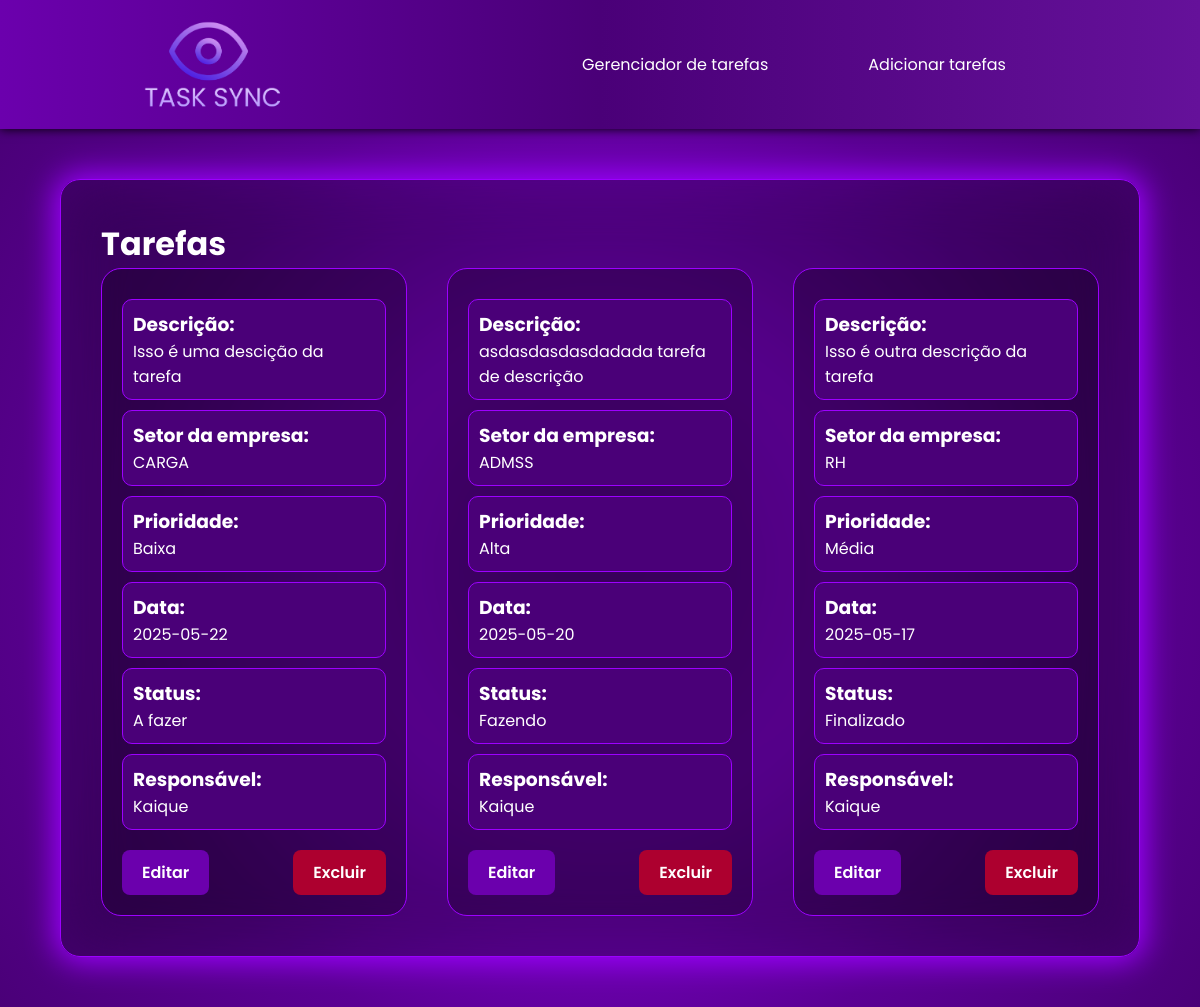
The page /php/inicio.php on the database its author committed.
### tables this page shows
CREATE TABLE `tarefas` (
  `id_tarefa` int(11) NOT NULL,
  `descricao_tarefa` varchar(250) NOT NULL,
  `prioridade_tarefa` enum('Baixa','Média','Alta') NOT NULL,
  `setor_empresa_tarefa` varchar(255) NOT NULL,
  `data_cadastro_tarefa` date NOT NULL,
  `status_tarefa` enum('A fazer','Fazendo','Finalizado') NOT NULL,
  `fk_usuario_id` int(11) NOT NULL
);

CREATE TABLE `usuarios` (
  `id_usuario` int(11) NOT NULL,
  `nome_usuario` varchar(255) NOT NULL,
  `email_usuario` varchar(255) NOT NULL,
  `senha_usuario` varchar(255) NOT NULL
);

### php/inicio.php (the view, shortened to what this page needs)
<?php
include 'config.php';
$stmt = $conexao->prepare("
    SELECT t.*, u.nome_usuario
    FROM tarefas t
    LEFT JOIN usuarios u ON t.fk_usuario_id = u.id_usuario
");
$stmt->execute();
$result = $stmt->get_result();
?>
<!DOCTYPE html>
<html lang="pt-br">
<head>
    <link rel="stylesheet" href="../style/inicio.css" />
</head>
<body>
    <nav>
        <img src="../img/logo.png" id="logo" alt="" />
        <ul>
            <li><a href="inicio.php">Gerenciador de tarefas</a></li>
            <li><a href="adicionar_tarefas.php">Adicionar tarefas</a></li>
        </ul>
    </nav>
    <main>
        <div class="container">
            <h1 id="titulo">Tarefas</h1>
            <div class="tarefas">
                <?php if ($result->num_rows > 0) {
                    while ($usuario = $result->fetch_assoc()) {
                        echo '<div class="a_fazer">';
                        echo '<div class="info">';
                        echo '<h3>Descrição:</h3><p>' . htmlspecialchars($usuario['descricao_tarefa']) . '</p>';
                        echo '</div>';
                        echo '<div class="info">';
                        echo '<h3>Setor da empresa:</h3><p>' . htmlspecialchars($usuario['setor_empresa_tarefa']) . '</p>';
                        echo '</div>';
                        echo '<div class="info">';
                        echo '<h3>Prioridade:</h3><p>' . htmlspecialchars($usuario['prioridade_tarefa']) . '</p>';
                        echo '</div>';
                        echo '<div class="info">';
                        echo '<h3>Data:</h3><p>' . htmlspecialchars($usuario['data_cadastro_tarefa']) . '</p>';
                        echo '</div>';
                        echo '<div class="info">';
                        echo '<h3>Status:</h3><p>' . htmlspecialchars($usuario['status_tarefa']) . '</p>';
                        echo '</div>';
                        echo '<div class="info">';
                        echo '<h3>Responsável:</h3><p>' . htmlspecialchars($usuario['nome_usuario'] ?? 'Usuário não encontrado') . '</p>';
                        echo '</div>';
                        echo '<div class="botoes">';
                        echo '<a href="editar_tarefa.php?id=' . intval($usuario['id_tarefa']) . '" class="btn editar">Editar</a>';
                        echo '<a href="#" data-id="' . intval($usuario['id_tarefa']) . '" class="btn excluir">Excluir</a>';
                        echo '</div>';
                        echo '</div>';
                    }
                } else {
                    echo '<p>Nenhuma tarefa cadastrada.</p>';
                } ?>
            </div>
        </div>
    </main>
</body>
</html>

### style/inicio.css (style rules this page uses)
* { margin: 0; padding: 0; box-sizing: border-box; font-family: "Poppins"; }
nav { background: linear-gradient(90deg, #6b00ad, #4a0078, #65119a); backdrop-filter: blur(20px) brightness(0.7); box-shadow: 0 0 10px black; width: 100%; display: flex; justify-content: space-around; align-items: center; padding: 20px; }
nav ul { display: flex; align-items: center; background-color: transparent; }
nav img { width: 140px; }
nav ul li { list-style-type: none; }
nav ul li a { color: white; text-decoration: none; margin-right: 50px; margin-left: 50px; position: relative; max-width: max-content; }
nav ul li a::after { content: ""; position: absolute; bottom: 0; left: 0; width: 0%; height: 10%; background-color: #9d00ff; transition: 0.2s ease-in-out; }
main { min-height: 100vh; padding: 50px 0; background: radial-gradient(circle, #6b00ad, #7f00ce, #5b0094, #4a0078); display: flex; justify-content: center; align-items: flex-start; flex-direction: column; }
main .container { width: 90%; padding: 40px; border-radius: 20px; color: white; background-color: rgba(0, 0, 0, 0.15); box-shadow: 0 0 30px 5px #9d00ff; border: 1px solid #9d00ff; backdrop-filter: blur(30px) brightness(0.8); margin: auto; }
main .tarefas { display: grid; grid-template-columns: repeat(auto-fill, minmax(300px, 1fr)); gap: 40px; }
main .tarefas .a_fazer { background-color: rgba(0, 0, 0, 0.25); border: 1px solid #9d00ff; border-radius: 20px; padding: 20px; text-align: left; transition: transform 0.3s; }
main .info { border: 1px solid #9d00ff; background-color: #4a0078; margin: 10px 0; padding: 10px; border-radius: 10px; }
main .botoes { display: flex; justify-content: space-between; margin-top: 20px; }
main .btn { padding: 10px 20px; border-radius: 8px; text-decoration: none; font-weight: 600; transition: 0.3s; text-align: center; color: white; }
main .btn.editar { background-color: #6b00ad; }
main .btn.excluir { background-color: #ad002f; }

### rows shown on the page
tarefas: descricao_tarefa "Isso é uma descição da tarefa", setor_empresa_tarefa "CARGA", prioridade_tarefa "Baixa", data_cadastro_tarefa "2025-05-22", status_tarefa "A fazer", fk_usuario.nome_usuario "Kaique"
tarefas: descricao_tarefa "asdasdasdasdadada tarefa de descrição", setor_empresa_tarefa "ADMSS", prioridade_tarefa "Alta", data_cadastro_tarefa "2025-05-20", status_tarefa "Fazendo", fk_usuario.nome_usuario "Kaique"
tarefas: descricao_tarefa "Isso é outra descrição da tarefa", setor_empresa_tarefa "RH", prioridade_tarefa "Média", data_cadastro_tarefa "2025-05-17", status_tarefa "Finalizado", fk_usuario.nome_usuario "Kaique"
